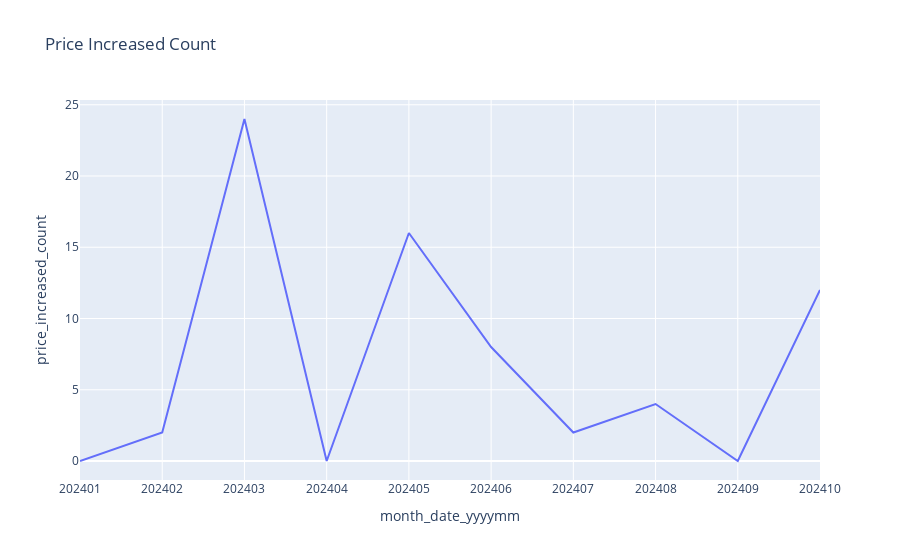

The notebook cell saved with this chart:
### Code cell
px.line(data, x='month_date_yyyymm', y='price_increased_count', title='Price Increased Count')

### Figure 1 — Plotly figure (JSON) as saved in the notebook; plotly's stock layout.template omitted (floating-point values rounded to 4 significant figures)
{"data": [{"hovertemplate": "month_date_yyyymm=%{x}<br>price_increased_count=%{y}<extra></extra>", "legendgroup": "", "line": {"color": "#636efa", "dash": "solid"}, "marker": {"symbol": "circle"}, "mode": "lines", "name": "", "orientation": "v", "showlegend": false, "type": "scatter", "x": ["202401", "202402", "202403", "202404", "202405", "202406", "202407", "202408", "202409", "202410"], "xaxis": "x", "y": [0, 2, 24, 0, 16, 8, 2, 4, 0, 12], "yaxis": "y"}], "layout": {"legend": {"tracegroupgap": 0}, "title": {"text": "Price Increased Count"}, "xaxis": {"anchor": "y", "domain": [0, 1], "title": {"text": "month_date_yyyymm"}}, "yaxis": {"anchor": "x", "domain": [0, 1], "title": {"text": "price_increased_count"}}}}
